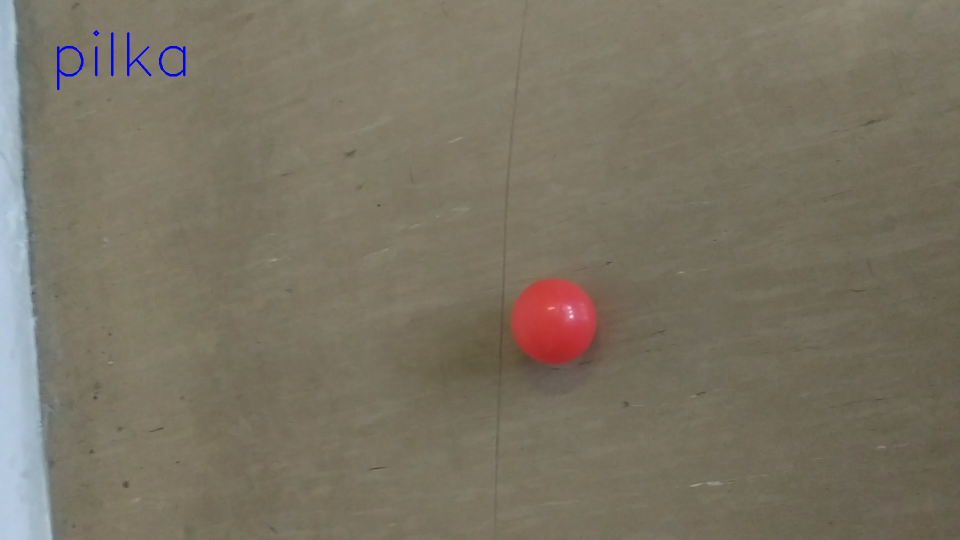
#> input picture ball_frames/frame_00030.jpg, 1920 x 1080 px, found by its file name (shown at 1/2 size); its folder holds only this picture in this run
$ python 'cw3 1.py'
#> lines starting #> are read from the running program, lines starting #| are printed output that depends on the picture
import cv2
import numpy as np
import os

image_directory = "./ball_frames"
# image_directory = "./images"

def uploud(i):
#> called with i = 48
    global files, image
    image = cv2.imread('{}/{}'.format(image_directory,files[i-ord('0')]))
#> image is the input picture: shape (1080, 1920, 3); mean B, G, R 99.2, 115.2, 122.3
    norm_size()


# [7 lines left out: function resize, not called in this run]


def norm_size():
    global image
    h, w = image.shape[:2]
#> h = 1080; w = 1920
    if h > w:
        if h > 800:
            s = (1 - (800/h)) * (-1)
            w = w + int(w*(s))
            h = h + int(h*(s))
            image = cv2.resize(image, (w, h), interpolation= cv2.INTER_LINEAR)
    else:
        if w > 800:
            s = (1 - (800/w)) * (-1)
#> s = -0.583
            w = w + int(w*(s))
#> w = 801
            h = h + int(h*(s))
#> h = 451
            image = cv2.resize(image, (w, h), interpolation= cv2.INTER_LINEAR)
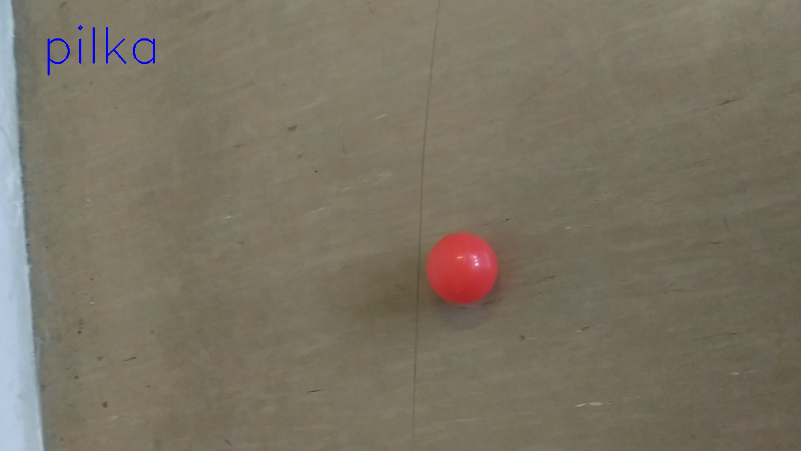
#> image: shape (451, 801, 3); mean B, G, R 99.1, 115.1, 122.2
    cv2.imshow('obrazek', image)


def hsv_range():
    low_color = cv2.getTrackbarPos('low', 'obrazek')
    high_color = cv2.getTrackbarPos('high', 'obrazek')
    # Convert the HSV colorspace
    hsv_frame = cv2.cvtColor(image, cv2.COLOR_BGR2HSV)
    # Threshold the HSV image to get only blue color
    lower = np.array([low_color, 100, 100])
    upper = np.array([high_color, 255, 255])
    mask = cv2.inRange(hsv_frame, lower, upper)
    cv2.imshow('obrazek', mask)


# [76 lines left out: functions hsv_bitwais, hsv_median, morphology, morphology2, marker, change_h, not called in this run]

image = None
fun = None
files = None

def main():
    global image, fun, files
    files = os.listdir(image_directory)
    uploud(ord('0'))
    nimg = image.copy()
    cv2.createTrackbar('low', 'obrazek', 0, 255, change_h)
    cv2.createTrackbar('high', 'obrazek', 0, 255, change_h)
    cv2.createTrackbar('ksize', 'obrazek', 5, 50, change_h)

    while True:
        key = cv2.waitKey()
#> (key q is pressed here)
    # -----------wybor obrazka----------------
        if key >= ord('0') and key <= ord('9'):
            uploud(key)
            nimg = image.copy()
    # ----------------zmiana rozmiaru---------------
        elif key == ord('-'):
            resize()
            nimg = image.copy()
            cv2.imshow('obrazek', image)
        elif key == ord('='):
            cv2.imshow('obrazek', image)
            nimg = image.copy()
    # ----------------kolory------------------------
        elif key == ord('q'):
            cv2.imshow('obrazek', cv2.cvtColor(image, cv2.COLOR_RGB2GRAY))
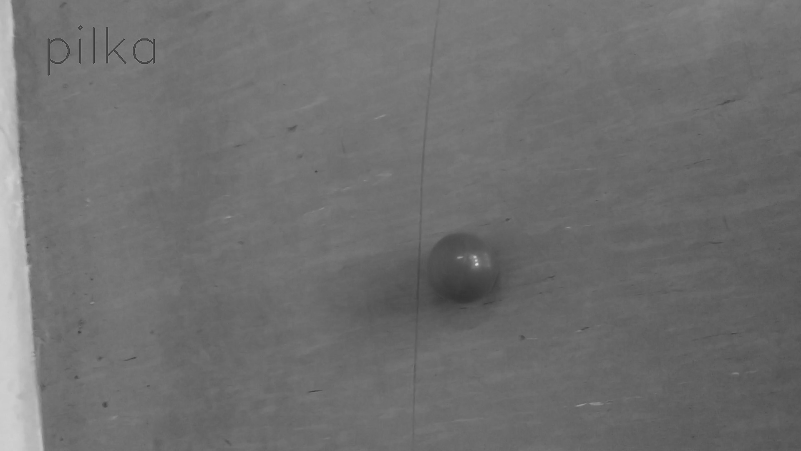
#> window 'obrazek': shape (451, 801); min 50, max 220, mean 111.1
        elif key == ord('w'):
            nimg = cv2.cvtColor(image, cv2.COLOR_BGR2HSV)
            cv2.imshow('obrazek', nimg)
        elif key == ord('e'):
            hsv_range()
            fun = hsv_range
        elif key == ord('r'):
            hsv_bitwais()
            fun = hsv_bitwais
        elif key == ord('t'):
            hsv_median()
            fun = hsv_median
        elif key == ord('z'):
            # h = barwa
            cv2.imshow('obrazek', nimg[:, :, 0])
        elif key == ord('x'):
            # s = nasycene
            cv2.imshow('obrazek', nimg[:, :, 1])
        elif key == ord('c'):
            # v = wartość
            cv2.imshow('obrazek', nimg[:, :, 2])
    # ----------------filtry
        elif key == ord('a'):
            cv2.imshow('obrazek', cv2.Canny(image, 55.0, 30.0))
        elif key == ord('s'):
            cv2.imshow('obrazek', cv2.blur(image, (7, 7)))
        elif key == ord('d'):
            b = cv2.blur(image, (7, 7))
            cv2.imshow('obrazek', cv2.Canny(b, 55.0, 30.0))
        elif key == ord('f'):
            morphology()
            fun = morphology
        elif key == ord('g'):
            morphology2()
            fun = morphology2
        elif key == ord('h'):
            marker()
            fun = marker
        elif key == 27:
            cv2.destroyAllWindows()
            break


if __name__ == '__main__':
    main()

$ run again, on ball_frames/frame_00150.jpg
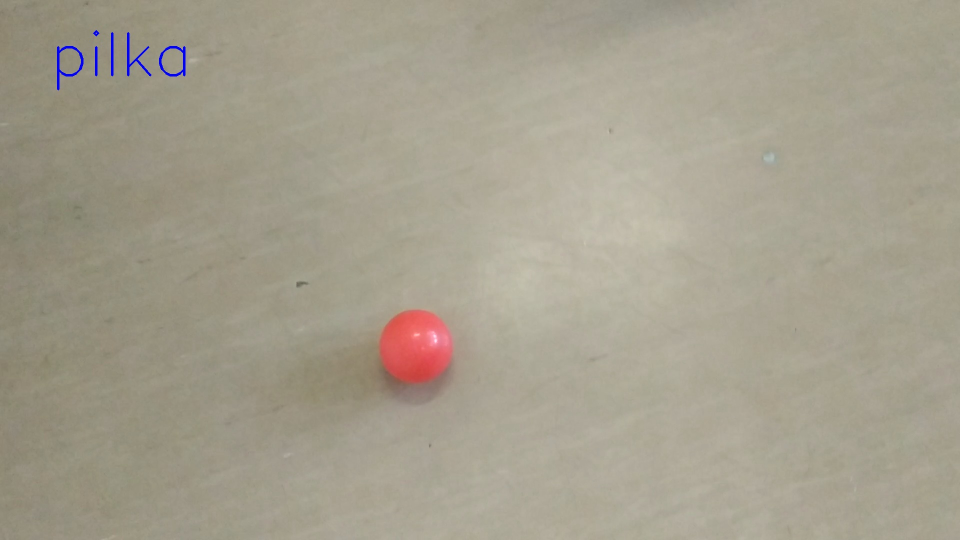
#> input picture ball_frames/frame_00150.jpg, 1920 x 1080 px, found by its file name (shown at 1/2 size)
#> in uploud, image is the input picture: shape (1080, 1920, 3); mean B, G, R 141.6, 158.5, 164.7
#> in norm_size, `image = cv2.resize(image, (w, h), interpolation= cv2.INTER_LINEAR)`:
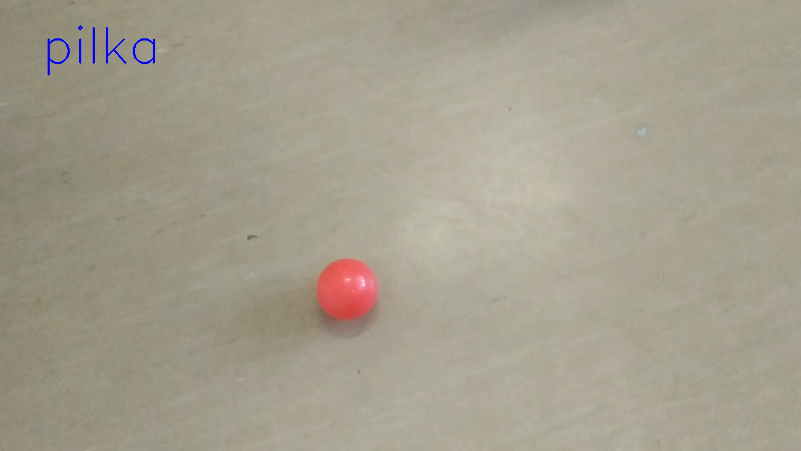
#> image: shape (451, 801, 3); mean B, G, R 141.5, 158.4, 164.6
#> in main, `cv2.imshow('obrazek', cv2.cvtColor(image, cv2.COLOR_RGB2GRAY))`:
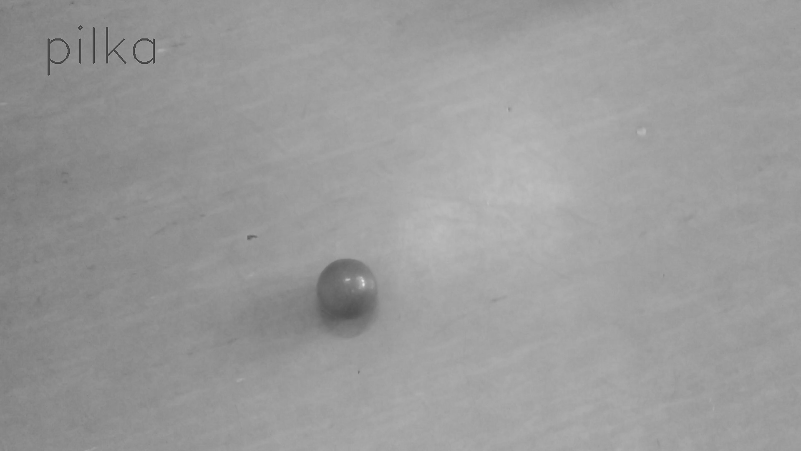
#> window 'obrazek': shape (451, 801); min 54, max 231, mean 154.1

$ run again, on ball_frames/frame_00180.jpg
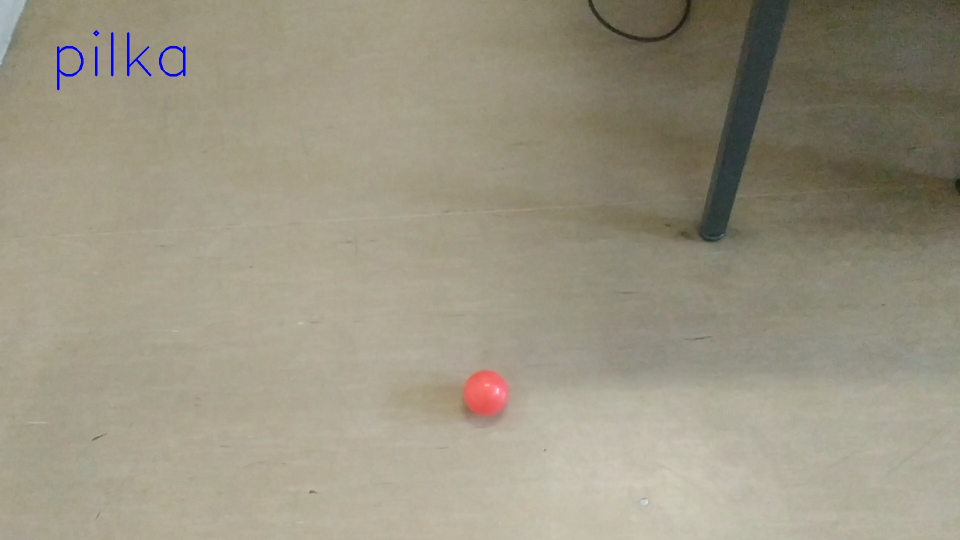
#> input picture ball_frames/frame_00180.jpg, 1920 x 1080 px, found by its file name (shown at 1/2 size)
#> in uploud, image is the input picture: shape (1080, 1920, 3); mean B, G, R 129.6, 147.9, 153.6
#> in norm_size, `image = cv2.resize(image, (w, h), interpolation= cv2.INTER_LINEAR)`:
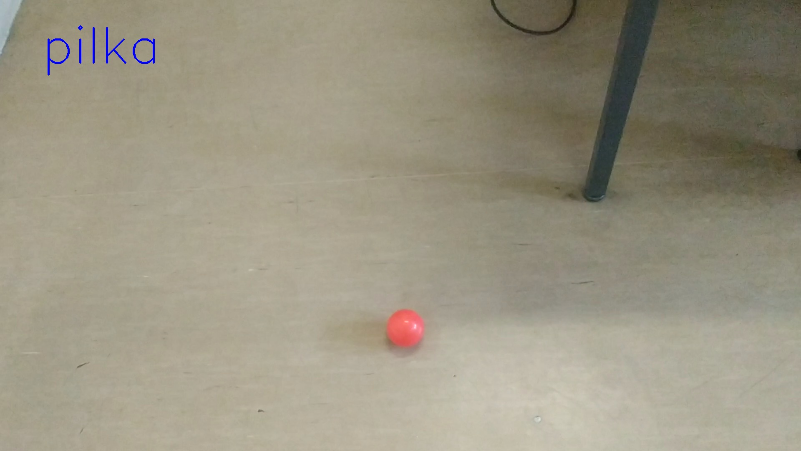
#> image: shape (451, 801, 3); mean B, G, R 129.5, 147.8, 153.5
#> in main, `cv2.imshow('obrazek', cv2.cvtColor(image, cv2.COLOR_RGB2GRAY))`:
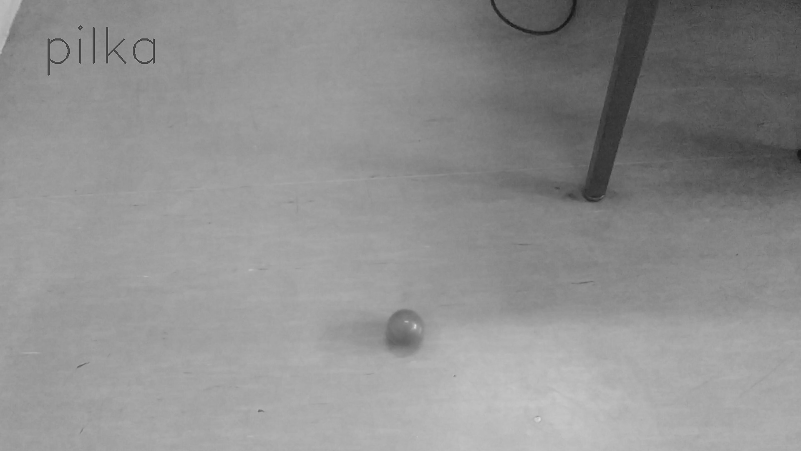
#> window 'obrazek': shape (451, 801); min 21, max 222, mean 143

$ run again, on ball_frames/frame_00210.jpg
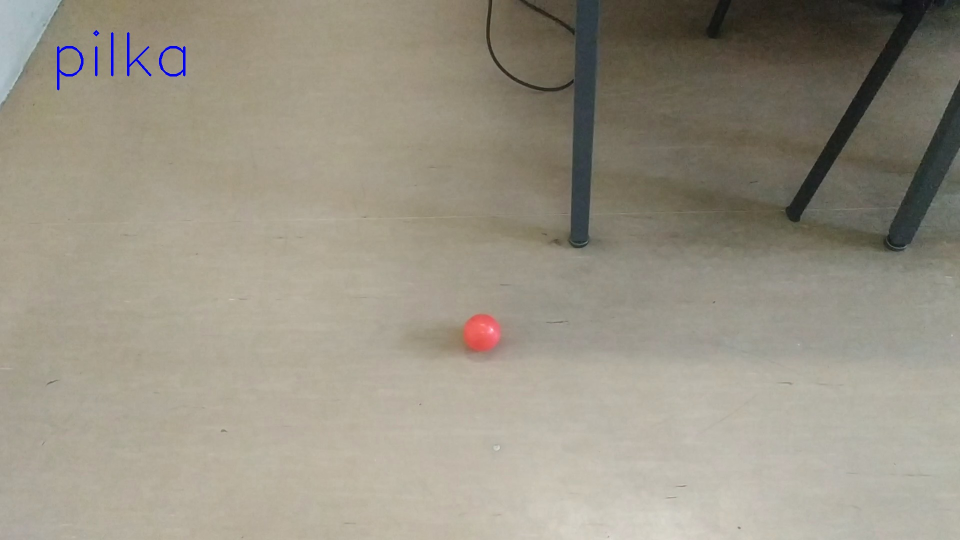
#> input picture ball_frames/frame_00210.jpg, 1920 x 1080 px, found by its file name (shown at 1/2 size)
#> in uploud, image is the input picture: shape (1080, 1920, 3); mean B, G, R 132.3, 146.5, 152.2
#> in norm_size, `image = cv2.resize(image, (w, h), interpolation= cv2.INTER_LINEAR)`:
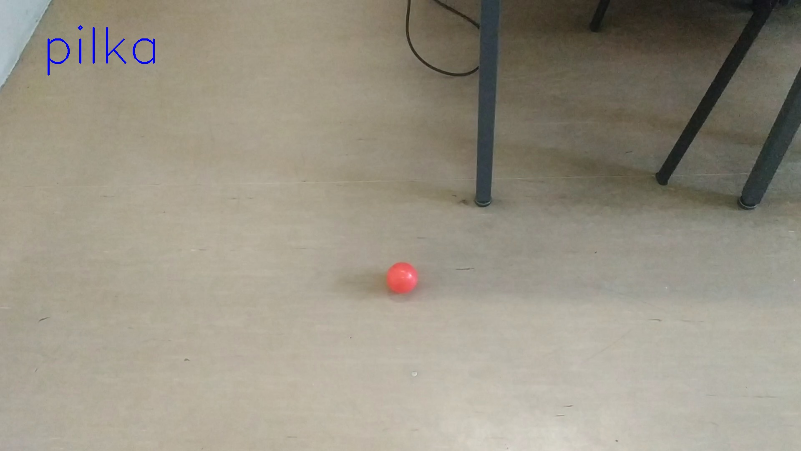
#> image: shape (451, 801, 3); mean B, G, R 132.2, 146.4, 152.1
#> in main, `cv2.imshow('obrazek', cv2.cvtColor(image, cv2.COLOR_RGB2GRAY))`:
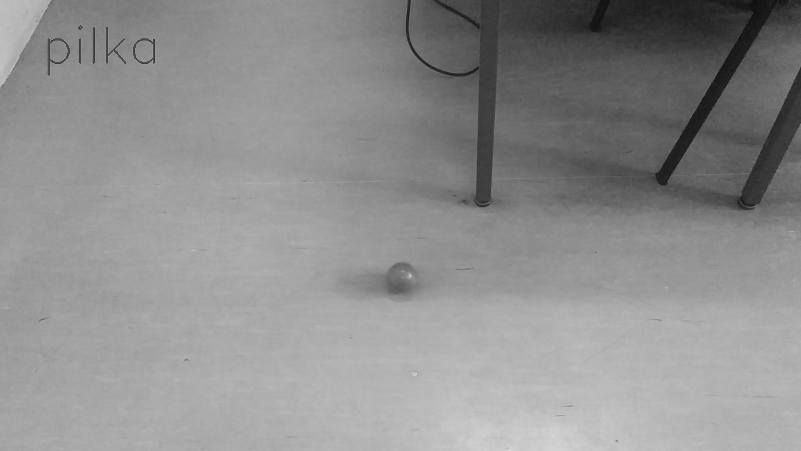
#> window 'obrazek': shape (451, 801); min 13, max 216, mean 142.8

$ run again, on ball_frames/frame_00060.jpg
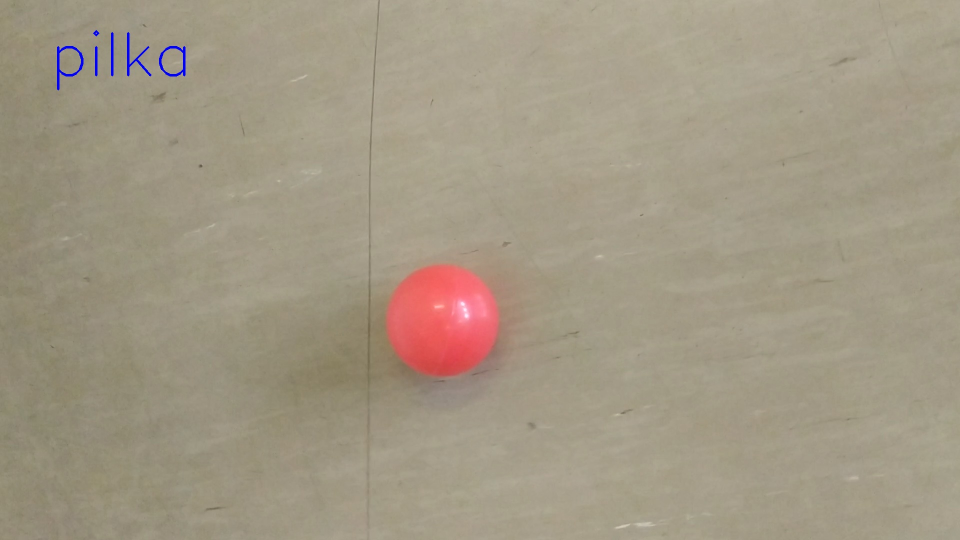
#> input picture ball_frames/frame_00060.jpg, 1920 x 1080 px, found by its file name (shown at 1/2 size)
#> in uploud, image is the input picture: shape (1080, 1920, 3); mean B, G, R 132.3, 152, 162
#> in norm_size, `image = cv2.resize(image, (w, h), interpolation= cv2.INTER_LINEAR)`:
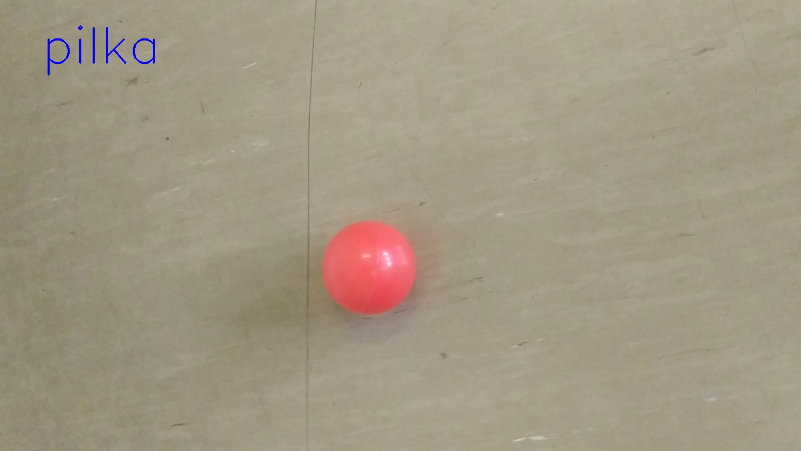
#> image: shape (451, 801, 3); mean B, G, R 132.2, 151.9, 161.9
#> in main, `cv2.imshow('obrazek', cv2.cvtColor(image, cv2.COLOR_RGB2GRAY))`:
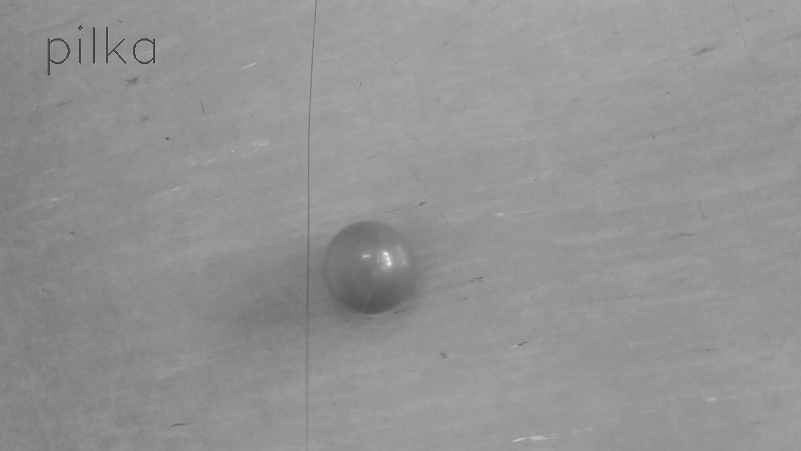
#> window 'obrazek': shape (451, 801); min 54, max 238, mean 147.1
